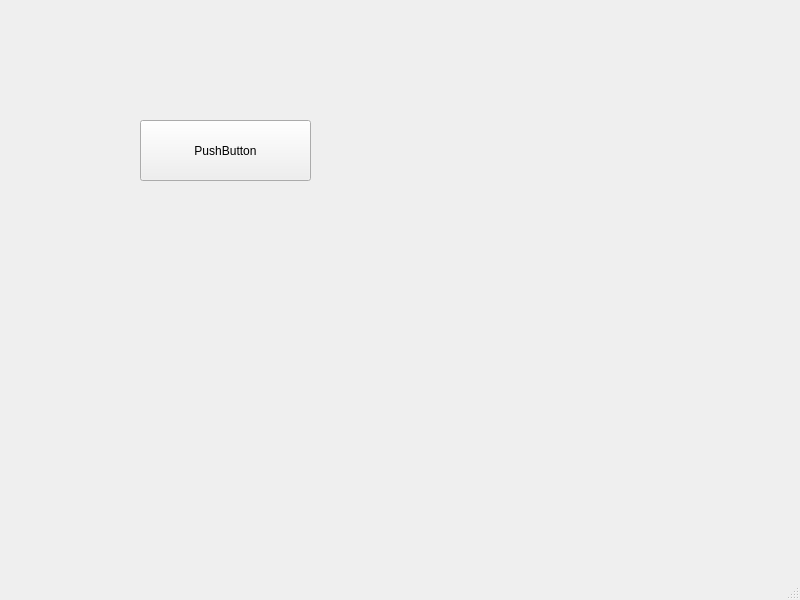
<?xml version="1.0" encoding="UTF-8"?>
<ui version="4.0">
 <class>MainWindow</class>
 <widget class="QMainWindow" name="MainWindow">
  <property name="geometry">
   <rect>
    <x>0</x>
    <y>0</y>
    <width>800</width>
    <height>600</height>
   </rect>
  </property>
  <property name="windowTitle">
   <string>MainWindow</string>
  </property>
  <widget class="QWidget" name="centralwidget">
   <widget class="QPushButton" name="pushButton">
    <property name="geometry">
     <rect>
      <x>140</x>
      <y>120</y>
      <width>171</width>
      <height>61</height>
     </rect>
    </property>
    <property name="text">
     <string>PushButton</string>
    </property>
   </widget>
  </widget>
  <widget class="QMenuBar" name="menubar">
   <property name="geometry">
    <rect>
     <x>0</x>
     <y>0</y>
     <width>800</width>
     <height>24</height>
    </rect>
   </property>
  </widget>
  <widget class="QStatusBar" name="statusbar"/>
 </widget>
 <resources/>
 <connections/>
</ui>
